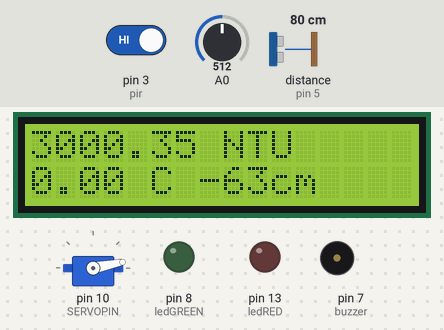
Simulated run of this sketch. Board: Arduino Uno, built with avr-gcc and run on an emulated ATmega328P. On the bench: 16×2 character LCD, servo, output pins drawn as LEDs (lit = HIGH), buzzer (waves = sounding). Wiring (inferred from the names in the program): ultrasonic range finder: trigger pin 12; echo pin 5. The test bench sets the inputs (shaded band); at power-on: pin 3 (pir) HIGH, distance to the obstacle (sensor on pin 5) 80 cm, A0 = 512. The echo pulse lasts 58.3 µs per cm; pins used as bus, display or sensor lines are not drawn; what the sketch prints to the serial monitor is not drawn.

Above: at 1.2 s.
1.3 s: pin 3 (pir) driven LOW
At 4.9 s:
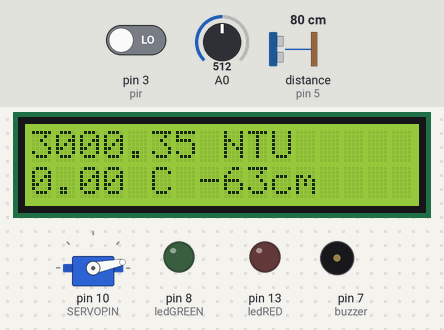
9.8 s: distance to the obstacle (sensor on pin 5) set to 2 cm
At 13.4 s:
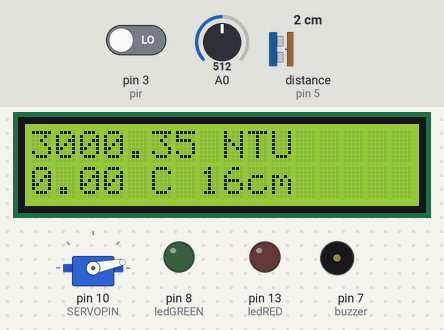
17.9 s: A0 set to 716
At 21.7 s:
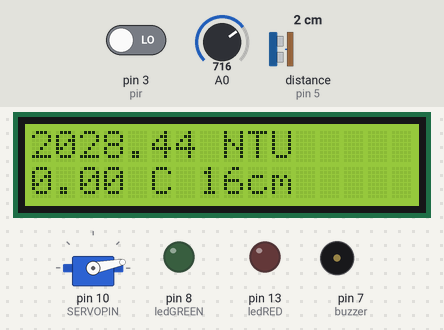
23.0 s: distance to the obstacle (sensor on pin 5) set to 4 cm
At 25.9 s:
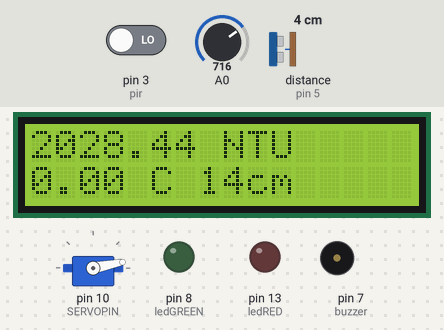
32.6 s: A0 set to 900
At 33.0 s:
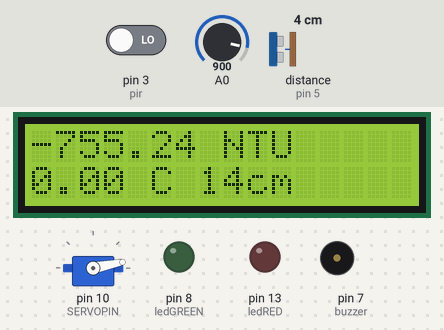
37.7 s: distance to the obstacle (sensor on pin 5) set to 9 cm
At 41.3 s:
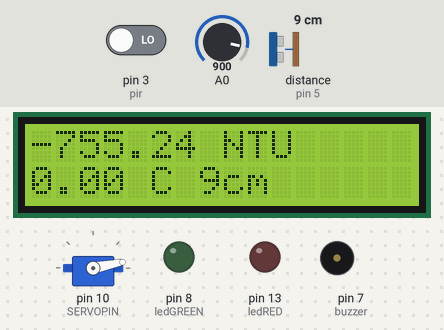
Timing chart, 0 to 46.4 s (numbered marks = the images above; inputs shaded):
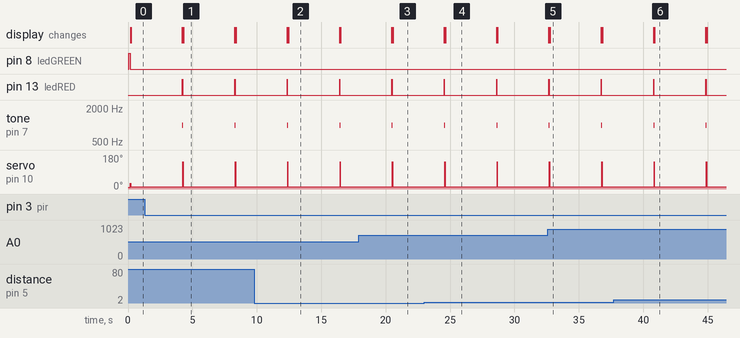

Measured:
- after the input at 1.3 s, pin 8 (ledGREEN): stops changing and stays LOW; pin 13 (ledRED): alternates HIGH for 0.01 s and LOW for 4.1 s, starting after 2.9 s; tone on pin 7 (buzzer): alternates 1000 Hz for 0.01 s and silent for 4.1 s, starting after 2.9 s
- by itself, servo on pin 10 (SERVOPIN): alternates 145° for 0.01 s and 11° for 4.0 s
- what the display in image 1 shows lasts 4.0 s, from 4.3 s to 8.3 s

The sketch:

Aquarium.ino
```cpp
#include "Arduino.h"
#include "DS18B20.h"
#include <Wire.h>
#include <LiquidCrystal_I2C.h>
#include <Servo.h>

LiquidCrystal_I2C lcd(0x3F, 16, 2);

//level

void level() {
  long LevelMax = 17;
  const int trigPin = 12;
  const int echoPin = 5;
  pinMode(trigPin, OUTPUT);
  digitalWrite(trigPin, LOW);
  delayMicroseconds(2);
  digitalWrite(trigPin, HIGH);
  delayMicroseconds(10);
  digitalWrite(trigPin, LOW);
  pinMode(echoPin, INPUT);

  long duration = pulseIn(echoPin, HIGH);
  long distance = microsecondsToCentimeters(duration);
  long Level = LevelMax - distance;

  Serial.println();
  Serial.print("Level: ");
  Serial.print(Level);
  Serial.print("[cm]");
  Serial.println();

  lcd.print(Level);
  lcd.print("cm");
}

long microsecondsToCentimeters(long microseconds) {
  return (microseconds / 29) / 2;
}


// temperature
#define DS18B20WP_PIN_DQ  2
DS18B20 ds18b20wp(DS18B20WP_PIN_DQ);

void temperature() {

  float temperature = ds18b20wp.readTempC();
  Serial.print("Temperature: ");
  Serial.print(temperature);
  Serial.println(" [C]");

  lcd.setCursor(0, 1);
  lcd.print(temperature);
  lcd.print(" C ");

}

// movement
#define ledGREEN 8
#define pir 3
#define ledRED 13
#define buzzer 7

void movement() {
  int val = digitalRead(pir);
  if (val == LOW) {
    Serial.println("No motion");
    digitalWrite(ledGREEN, LOW);
    digitalWrite(ledRED, HIGH);

    tone(buzzer, 1000);

    delay(10);
    digitalWrite(ledGREEN, LOW);
    digitalWrite(ledRED, LOW);
    noTone(buzzer);

  } else {
    Serial.println("Motion detected");
    digitalWrite(ledRED, LOW);
    digitalWrite(ledGREEN, HIGH);
    noTone(buzzer);


    delay(100);
    digitalWrite(ledGREEN, LOW);
    digitalWrite(ledRED, LOW);
  }
}

// food
#define SERVOPIN 10
Servo servo;
int angle = 10;

void feed() {
  Serial.println("Feeding");

  for (angle = 10; angle < 180; angle++)
  {

    servo.write(angle);
  }
  for (angle = 180; angle > 10; angle--)
  {

    servo.write(angle);
  }

}

//turbidity
void turbidity() {
  int sensorValue = analogRead(A0);
  float volt = sensorValue * (5.0 / 1024.0);
  float turbidity = -1120.4 * square(volt) + 5742.3 * volt - 4352.9;
  Serial.print("Turbidity ");
  Serial.print(turbidity);
  Serial.print(" [NTU]");
  Serial.println();
  lcd.setCursor(0, 0);
  lcd.print(turbidity);
  lcd.print(" NTU");
}

void setup() {
  pinMode(ledGREEN, OUTPUT);
  pinMode(ledRED, OUTPUT);
  pinMode(pir, INPUT);
  pinMode(buzzer, OUTPUT);

  digitalWrite(ledGREEN, LOW);
  digitalWrite(ledRED, LOW);
  //led
  pinMode(A0, INPUT);
  lcd.begin();
  lcd.backlight();
  lcd.home();

  //servomor
  servo.attach(SERVOPIN);
  servo.write(angle);

  Serial.begin(9600);
}


void loop() {
  lcd.clear();
  movement();
  turbidity();
  temperature();
  feed();
  level();
  delay(4000);
}
```
